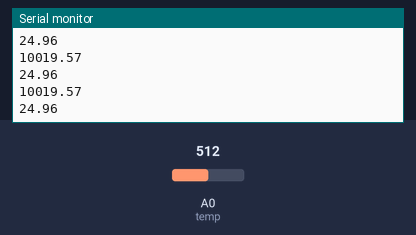
A sketch run on a simulated Arduino Uno, built with avr-gcc and run on an emulated ATmega328P. Shown: the last lines printed to the serial monitor. Inputs (shaded band) come from the test bench; at power-on: A0 (temp) = 512.

Above: at 1.3 s.
1.4 s: A0 (temp) set to 1023
At 1.81 s:
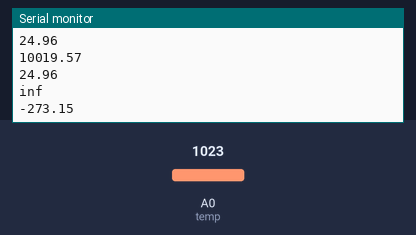
3.5 s: A0 (temp) set to 900
At 3.82 s:
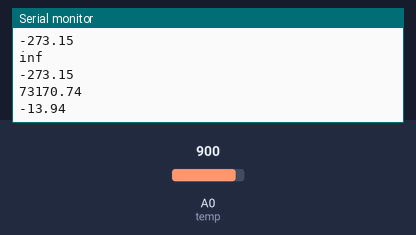
Timing chart, 0 to 6.5 s (numbered marks = the images above; inputs shaded):
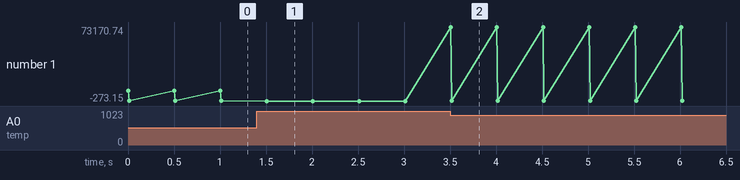

The sketch:

thermistor.ino
```cpp
const int temp = A0;

void setup() {
Serial.begin(9600);

}

void loop() {
int sens = analogRead(temp);
float resistance = 10000.0 * (sens / (1023.0 - sens));
Serial.println(resistance);
float temperature = (1.0 / (1.0 / 298.15 + (1/3950.0)* log(resistance / 10000.0)))- 273.15;
Serial.println(temperature);
delay(500);

}
```

Measured:
- after the input at 1.4 s, the serial monitor: prints a new line after 0.10 s (image 1)
- after the input at 3.5 s, the serial monitor: prints a new line at once (image 2)
- plotted number 1: 24.96 → -273.15 after the input at 1.4 s, -273.15 → -13.94 after the input at 3.5 s
